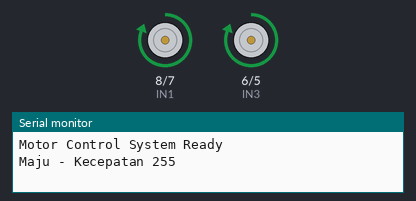
Simulated run of this sketch. Board: Arduino Uno, built with avr-gcc and run on an emulated ATmega328P. Shown: motor-driver pin pairs drawn as motors (green arrow = first pin HIGH = forward, orange = second pin HIGH = backward, longer = more drive, scaled by the enable pin), the last lines printed to the serial monitor.

Above: at 1.0 s.
At 6.7 s:
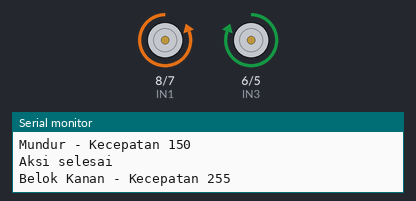
At 8.5 s:
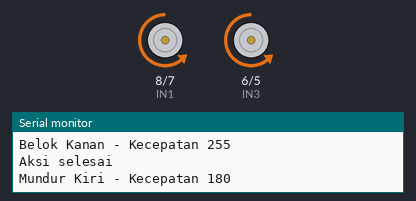
At 13.9 s:
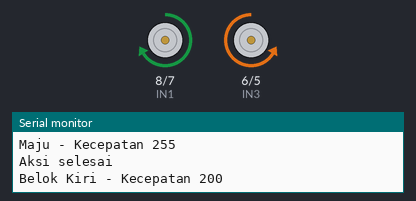
Timing chart, 0 to 14.9 s (numbered marks = the images above):
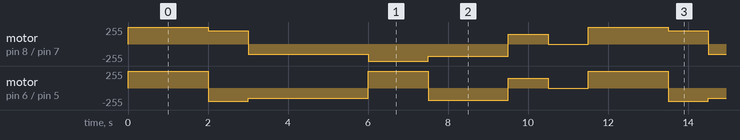

Measured:
- by itself, motor on pin 8 (IN1) / pin 7 (IN2): repeats every 11.5 s: forward 200/255 1.0 s, backward 150/255 3.0 s, backward 255/255 1.5 s, backward 180/255 2.0 s, forward 150/255 1.0 s, stopped 1.0 s, forward 255/255 2.0 s
- by itself, motor on pin 6 (IN3) / pin 5 (IN4): repeats every 11.5 s: backward 200/255 1.0 s, backward 150/255 3.0 s, forward 255/255 1.5 s, backward 180/255 2.0 s, forward 150/255 1.0 s, stopped 1.0 s, forward 255/255 2.0 s

The sketch:

carmillisArduino.ino
```cpp
// Deklarasi pin yang baru
const int ENA = 9;   // Pin ENA untuk kecepatan motor 1 (PWM)
const int IN1 = 8;   // Pin IN1 untuk motor 1
const int IN2 = 7;   // Pin IN2 untuk motor 1

const int ENB = 10;  // Pin ENB untuk kecepatan motor 2 (PWM)
const int IN3 = 6;   // Pin IN3 untuk motor 2
const int IN4 = 5;   // Pin IN4 untuk motor 2

// Variabel untuk millis()
unsigned long previousMillis = 0;
unsigned long currentMillis = 0;
int currentAction = 0;
bool isRunning = false;
int currentSpeed = 0;
unsigned long actionDuration = 0;

// Fungsi untuk mengontrol motor maju
void motorMaju(int kecepatan) {
  analogWrite(ENA, kecepatan);  // Mengatur kecepatan motor 1
  analogWrite(ENB, kecepatan);  // Mengatur kecepatan motor 2
  digitalWrite(IN1, HIGH);      // Motor 1 maju
  digitalWrite(IN2, LOW);       // Motor 1 maju
  digitalWrite(IN3, HIGH);      // Motor 2 maju
  digitalWrite(IN4, LOW);       // Motor 2 maju
}

// Fungsi untuk mengontrol motor mundur
void motorMundur(int kecepatan) {
  analogWrite(ENA, kecepatan);  // Mengatur kecepatan motor 1
  analogWrite(ENB, kecepatan);  // Mengatur kecepatan motor 2
  digitalWrite(IN1, LOW);       // Motor 1 mundur
  digitalWrite(IN2, HIGH);      // Motor 1 mundur
  digitalWrite(IN3, LOW);       // Motor 2 mundur
  digitalWrite(IN4, HIGH);      // Motor 2 mundur
}

// Fungsi untuk mengontrol motor belok kiri
void motorBelokKiri(int kecepatan) {
  analogWrite(ENA, kecepatan);  // Mengatur kecepatan motor 1
  analogWrite(ENB, kecepatan);  // Mengatur kecepatan motor 2
  digitalWrite(IN1, HIGH);      // Motor 1 maju
  digitalWrite(IN2, LOW);       // Motor 1 maju
  digitalWrite(IN3, LOW);       // Motor 2 mundur
  digitalWrite(IN4, HIGH);      // Motor 2 mundur
}

// Fungsi untuk mengontrol motor belok kanan
void motorBelokKanan(int kecepatan) {
  analogWrite(ENA, kecepatan);  // Mengatur kecepatan motor 1
  analogWrite(ENB, kecepatan);  // Mengatur kecepatan motor 2
  digitalWrite(IN1, LOW);       // Motor 1 mundur
  digitalWrite(IN2, HIGH);      // Motor 1 mundur
  digitalWrite(IN3, HIGH);      // Motor 2 maju
  digitalWrite(IN4, LOW);       // Motor 2 maju
}

// Fungsi untuk mengontrol motor mundur kiri
void motorMundurKiri(int kecepatan) {
  analogWrite(ENA, kecepatan);  // Mengatur kecepatan motor 1
  analogWrite(ENB, kecepatan);  // Mengatur kecepatan motor 2
  digitalWrite(IN1, LOW);       // Motor 1 mundur
  digitalWrite(IN2, HIGH);      // Motor 1 mundur
  digitalWrite(IN3, LOW);       // Motor 2 mundur
  digitalWrite(IN4, HIGH);      // Motor 2 mundur
}

// Fungsi untuk mengontrol motor mundur kanan
void motorMundurKanan(int kecepatan) {
  analogWrite(ENA, kecepatan);  // Mengatur kecepatan motor 1
  analogWrite(ENB, kecepatan);  // Mengatur kecepatan motor 2
  digitalWrite(IN1, HIGH);      // Motor 1 maju
  digitalWrite(IN2, LOW);       // Motor 1 maju
  digitalWrite(IN3, HIGH);      // Motor 2 maju
  digitalWrite(IN4, LOW);       // Motor 2 maju
}

// Fungsi untuk menghentikan motor
void stopMotor() {
  digitalWrite(IN1, LOW);  // Motor 1 berhenti
  digitalWrite(IN2, LOW);  // Motor 1 berhenti
  digitalWrite(IN3, LOW);  // Motor 2 berhenti
  digitalWrite(IN4, LOW);  // Motor 2 berhenti
  isRunning = false;
}

// Fungsi untuk memulai aksi motor
void startAction(int action, int kecepatan, unsigned long durasi) {
  currentAction = action;
  currentSpeed = kecepatan;
  actionDuration = durasi;
  previousMillis = millis();
  isRunning = true;

  switch(action) {
    case 1: motorMaju(kecepatan); break;
    case 2: motorMundur(kecepatan); break;
    case 3: motorBelokKiri(kecepatan); break;
    case 4: motorBelokKanan(kecepatan); break;
    case 5: motorMundurKiri(kecepatan); break;
    case 6: motorMundurKanan(kecepatan); break;
    default: stopMotor(); break;
  }
}

void setup() {
  // Inisialisasi pin sebagai output
  pinMode(IN1, OUTPUT);
  pinMode(IN2, OUTPUT);
  pinMode(IN3, OUTPUT);
  pinMode(IN4, OUTPUT);
  pinMode(ENA, OUTPUT);
  pinMode(ENB, OUTPUT);

  Serial.begin(115200);
  Serial.println("Motor Control System Ready");
}

void loop() {
  currentMillis = millis();

  // Jika tidak ada aksi yang berjalan, mulai urutan berikutnya
  if (!isRunning) {
    // Urutan aksi yang akan dijalankan
    static int sequenceStep = 0;

    switch(sequenceStep) {
      case 0:
        startAction(1, 255, 2000);    // Maju 2 detik
        Serial.println("Maju - Kecepatan 255");
        break;
      case 1:
        startAction(3, 200, 1000);    // Belok kiri 1 detik
        Serial.println("Belok Kiri - Kecepatan 200");
        break;
      case 2:
        startAction(2, 150, 3000);    // Mundur 3 detik
        Serial.println("Mundur - Kecepatan 150");
        break;
      case 3:
        startAction(4, 255, 1500);    // Belok kanan 1.5 detik
        Serial.println("Belok Kanan - Kecepatan 255");
        break;
      case 4:
        startAction(5, 180, 2000);    // Mundur kiri 2 detik
        Serial.println("Mundur Kiri - Kecepatan 180");
        break;
      case 5:
        startAction(6, 150, 1000);    // Mundur kanan 1 detik
        Serial.println("Mundur Kanan - Kecepatan 150");
        break;
      case 6:
        stopMotor();
        delay(1000);                 // Berhenti 1 detik
        Serial.println("Berhenti");
        break;
    }

    sequenceStep = (sequenceStep + 1) % 7; // Loop melalui urutan
  }

  // Periksa apakah waktu aksi saat ini sudah selesai
  if (isRunning && (currentMillis - previousMillis >= actionDuration)) {
    stopMotor();
    Serial.println("Aksi selesai");
  }

  // Di sini Anda bisa menambahkan kode lain yang perlu dijalankan secara paralel
}
```
